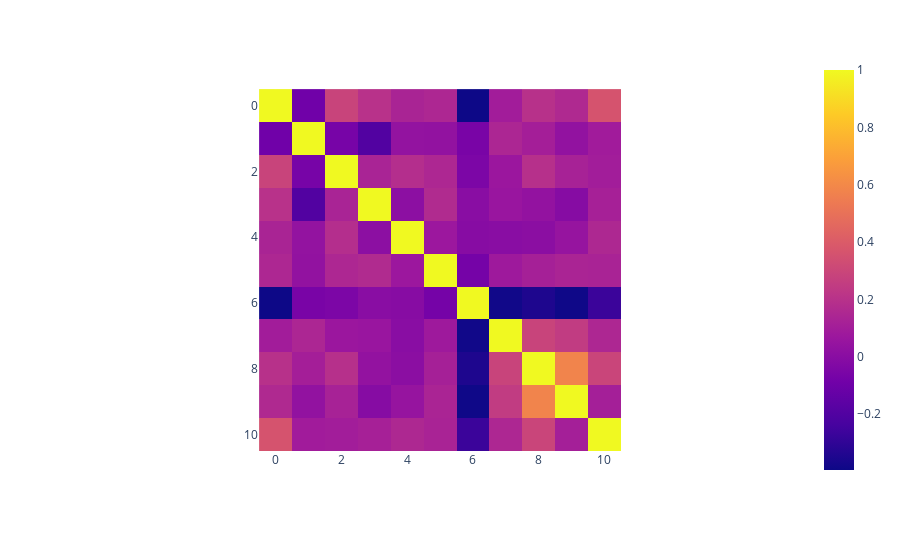

Here is the notebook cell this chart was saved with:
### Markdown cell above
And create a correlation matrix heatmap:

- `with px do imshow using` a list containing
    - `with dataframe do corr using`

### Code cell
px.imshow(dataframe.corr())

#<xml xmlns="https://developers.google.com/blockly/xml"><variables><variable id="+yh,Zg{hON]zy6D~.rH#">px</variable><variable id="Y+grzOaS*0=OHV6zO8m/">dataframe</variable></variables><block type="varDoMethod" id="7PkTI5@+A6#C}J7CTmyF" x="39" y="343"><field name="VAR" id="+yh,Zg{hON]zy6D~.rH#">px</field><field name="MEMBER">imshow</field><data>px:imshow</data><value name="INPUT"><block type="lists_create_with" id="g^2EaX(wo6etoMYs:5}O"><mutation items="1"></mutation><value name="ADD0"><block type="varDoMethod" id="}+yhA11{~7/NTkg`wx);"><field name="VAR" id="Y+grzOaS*0=OHV6zO8m/">dataframe</field><field name="MEMBER">corr</field><data>dataframe:corr</data></block></value></block></value></block></xml>

### Figure 1 — Plotly figure (JSON) as saved in the notebook; plotly's stock layout.template omitted (floating-point values rounded to 4 significant figures)
{"data": [{"coloraxis": "coloraxis", "hovertemplate": "x: %{x}<br>y: %{y}<br>color: %{z}<extra></extra>", "type": "heatmap", "z": [[1, -0.0924, 0.2905, 0.2026, 0.1321, 0.1499, -0.3946, 0.09649, 0.1971, 0.1594, 0.3622], [-0.0924, 1, -0.06634, -0.1981, 0.03885, 0.0339, -0.0605, 0.1436, 0.1066, 0.03334, 0.09192], [0.2905, -0.06634, 1, 0.1315, 0.1809, 0.1492, -0.04911, 0.06669, 0.1912, 0.1212, 0.09795], [0.2026, -0.1981, 0.1315, 1, 0.01271, 0.165, -7.457e-05, 0.05934, 0.0386, -0.009215, 0.1159], [0.1321, 0.03885, 0.1809, 0.01271, 1, 0.06883, -0.007842, -0.0008931, 0.008311, 0.04782, 0.1521], [0.1499, 0.0339, 0.1492, 0.165, 0.06883, 1, -0.07229, 0.08187, 0.1137, 0.1351, 0.129], [-0.3946, -0.0605, -0.04911, -7.457e-05, -0.007842, -0.07229, 1, -0.3844, -0.3476, -0.3893, -0.2687], [0.09649, 0.1436, 0.06669, 0.05934, -0.0008931, 0.08187, -0.3844, 1, 0.2893, 0.2506, 0.1482], [0.1971, 0.1066, 0.1912, 0.0386, 0.008311, 0.1137, -0.3476, 0.2893, 1, 0.579, 0.2945], [0.1594, 0.03334, 0.1212, -0.009215, 0.04782, 0.1351, -0.3893, 0.2506, 0.579, 1, 0.1098], [0.3622, 0.09192, 0.09795, 0.1159, 0.1521, 0.129, -0.2687, 0.1482, 0.2945, 0.1098, 1]]}], "layout": {"autosize": true, "coloraxis": {"colorscale": [[0, "#0d0887"], [0.1111, "#46039f"], [0.2222, "#7201a8"], [0.3333, "#9c179e"], [0.4444, "#bd3786"], [0.5556, "#d8576b"], [0.6667, "#ed7953"], [0.7778, "#fb9f3a"], [0.8889, "#fdca26"], [1, "#f0f921"]]}, "margin": {"t": 60}, "xaxis": {"autorange": true, "constrain": "domain", "domain": [0.2488, 0.7512], "range": [-0.5, 10.5], "scaleanchor": "y"}, "yaxis": {"autorange": true, "constrain": "domain", "domain": [0, 1], "range": [10.5, -0.5]}}}
